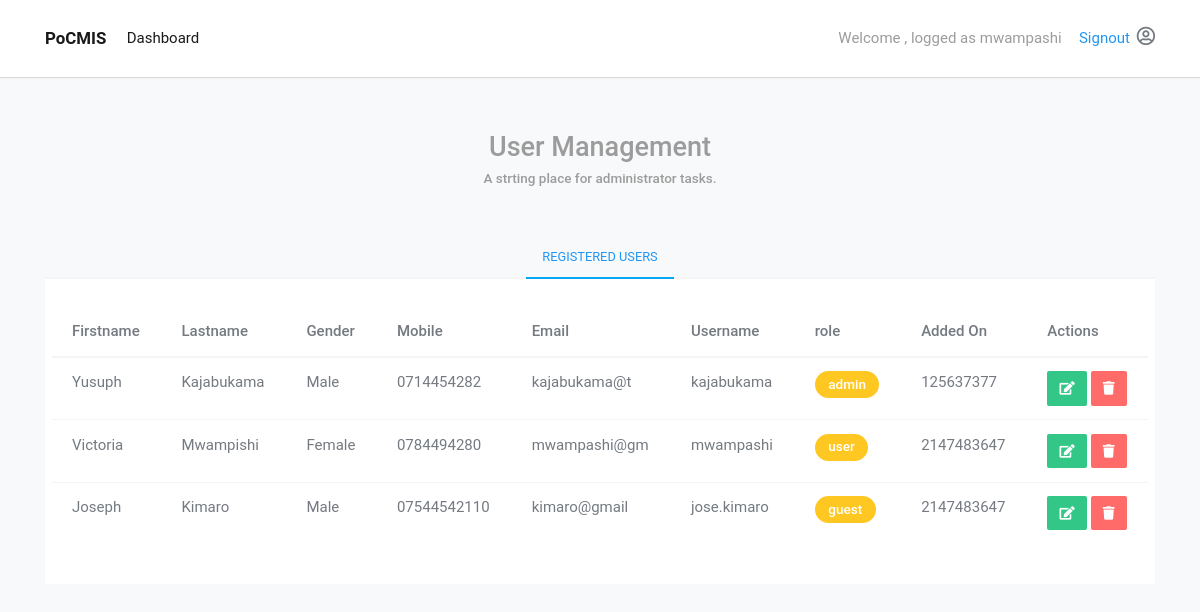
/admin/manage_users.php (signed in), run on the app's committed database.
### tables this page shows
CREATE TABLE `tbl_users`(
	id INT(11) NOT NULL AUTO_INCREMENT PRIMARY KEY,
	stationId INT(11)NOT NULL,
	firstname VARCHAR(100) NOT NULL,
	lastname VARCHAR(100) NOT NULL,
	gender VARCHAR(10)NOT NULL,
	mobile VARCHAR(12)NOT NULL,
	email VARCHAR(12)NOT NULL,
	username VARCHAR(100) NOT NULL,
	password VARCHAR(62) NOT NULL,
	role VARCHAR(20) NOT NULL default 'admin',
	active INT(2) NOT NULL default 1,
	createdAt INT(11) default 0
)AUTO_INCREMENT=100200;

### includes/functions.php (called while the page is built, shortened)
<?php
	function getUser($connection, $userid){
		$query = "SELECT * FROM ".TBL_USER." WHERE id = ?";
		$stmt = $connection->prepare($query);
		$stmt->bind_param("s", $userid);
		$stmt->execute();
		$result = $stmt->get_result();
		$user = $result->fetch_assoc();
		return $user;
	}
	function get_users_By_station($connection, $stationId){
		$query = "SELECT * FROM ".TBL_USER." WHERE stationId = ?";
		$stmt = $connection->prepare($query);
		$stmt->bind_param("s", $stationId);
		$stmt->execute();
		$result = $stmt->get_result();
		$users = $result->fetch_all(MYSQLI_ASSOC);
		return $users;
	}

### admin/manage_users.php (the view, shortened to what this page needs)
<?php
	require_once('../database/connection.php');
	require_once('../includes/functions.php');
	$instance = openConnection();
	$user = getUser($instance, $_SESSION['userId']);
	$username = $user['username'];
	$stationId = $user['stationId'];
	$users = get_users_By_station($instance, $stationId);
?>
<!DOCTYPE html>
<html lang="en">
<head>
	<link rel="stylesheet" href="../assets/css/bootstrap.min.css">
	<link rel="stylesheet" href="../assets/css/all.min.css">
	<link rel="stylesheet" href="../assets/css/default.css">
</head>
<body>
	<?php require_once('../partials/navbar.php'); ?>
	<div class="container space-top">
		<div class="row">
			<div class="col-md-12 text-center">
				<h2 class="text-muted">User Management</h2>
				<h6 class="text-muted">A strting place for administrator tasks.</h6>
			</div>
		</div>
		<div class="row d-flex justify-content-center mt-5">
			<div class="col-md-12">
				<ul class="nav nav-tabs justify-content-center" id="myTab" role="tablist">
					  <li class="nav-item">
					    <a class="nav-link active" id="home-tab" data-toggle="tab" href="#home" role="tab" aria-controls="home" aria-selected="true">Registered  Users</a>
					  </li>
					</ul>
					<div class="tab-content" id="myTabContent">
					  <div class="tab-pane fade show active" id="home" role="tabpanel" aria-labelledby="home-tab">
					  	<table class="table">
						  <head>
						    <tr>
						      <th>Firstname</th>
						      <th>Lastname</th>
						      <th>Gender</th>
						      <th>Mobile</th>
						      <th>Email</th>
						      <th>Username</th>
						      <th>role</th>
						      <th>Added On</th>
						      <th>Actions</th>
						    </tr>
						  </head>
						  <tbody>
						    <?php  foreach($users as $user): ?>
						    	<tr>
								   <td><?php echo $user['firstname'];?></td>
								   <td><?php echo $user['lastname'];?></td>
								   <td><?php echo $user['gender'];?></td>
								   <td><?php echo $user['mobile'];?></td>
								   <td><?php echo $user['email'];?></td>
								   <td><?php echo $user['username'];?></td>
								   <td><span class="badge badge-warning">
								   	<?php echo $user['role'];?></span>
								   </td>
								   <td><?php echo $user['createdAt'];?></td>
								   <td>
								   	<span>
								   		<a href="edit_user.php?id=<?php echo $user['id'] ?>" class="btn btn-success"><i class="fas fa-edit"></i>
								   		</a>
								   	</span>
								   	<span>
								   		<a href="delete_user.php?id=<?php echo $user['id'] ?>" class="btn btn-danger"><i class="fas fa-trash"></i>
								   		</a>
								   	</span>
								   </td>
								</tr>
						    <?php endforeach; ?>
						  </tbody>
						</table>
					  </div>
					</div>
			</div>
		</div>
	</div>
</body>
</html>

### partials/navbar.php
<nav class="navbar navbar-expand-lg navbar-light bg-light">
  <div class="container">
  	<a class="navbar-brand" href="#">PoCMIS</a>
	  <div class="collapse navbar-collapse" id="navbarSupportedContent">
	    <ul class="navbar-nav mr-auto">
	      <li class="nav-item active"><a class="nav-link" href="#">Dashboard</a></li>
	    </ul>
	    <span class="text-muted">
	    	<?php
		    	echo "Welcome , logged as ".$username . " <a class='ml-3' href='../logout.php?value=logout'>Signout</a> ";
		    ?>
	    </span>
	    <span class="ml-2"><i class="far fa-user-circle medium"></i></span>
	  </div>
  </div>
</nav>

### assets/css/default.css (style rules this page uses)
body { background-color: #f8f9fa !important; font-size: 15px!important; }
.badge { border-radius: 6rem !important; }
.space-top { margin-top: 4rem !important; }
.medium { font-size: 1.4rem !important; }
.navbar-brand { font-weight: 700 !important; }
.navbar { background-color: #fff !important; padding: 1rem 1rem !important; box-shadow: 0 1px 2px rgba(0,0,0,0.0576), 0 1px 1px rgba(0,0,0,0.09); transition: all 0.3s cubic-bezier(.25,.8,.25,1); }
.tab-content { padding: 2rem 0.5rem !important; background-color: #ffffff !important; }

### data on the page
tbl_users: username "mwampashi", firstname "Victoria", lastname "Mwampishi", gender "Female", mobile "0784494280", email "mwampashi@gm", role "user", createdAt "2147483647"
tbl_users: firstname "Yusuph", lastname "Kajabukama", gender "Male", mobile "0714454282", email "kajabukama@t", username "kajabukama", role "admin", createdAt "125637377"
tbl_users: firstname "Joseph", lastname "Kimaro", gender "Male", mobile "07544542110", email "kimaro@gmail", username "jose.kimaro", role "guest", createdAt "2147483647"
